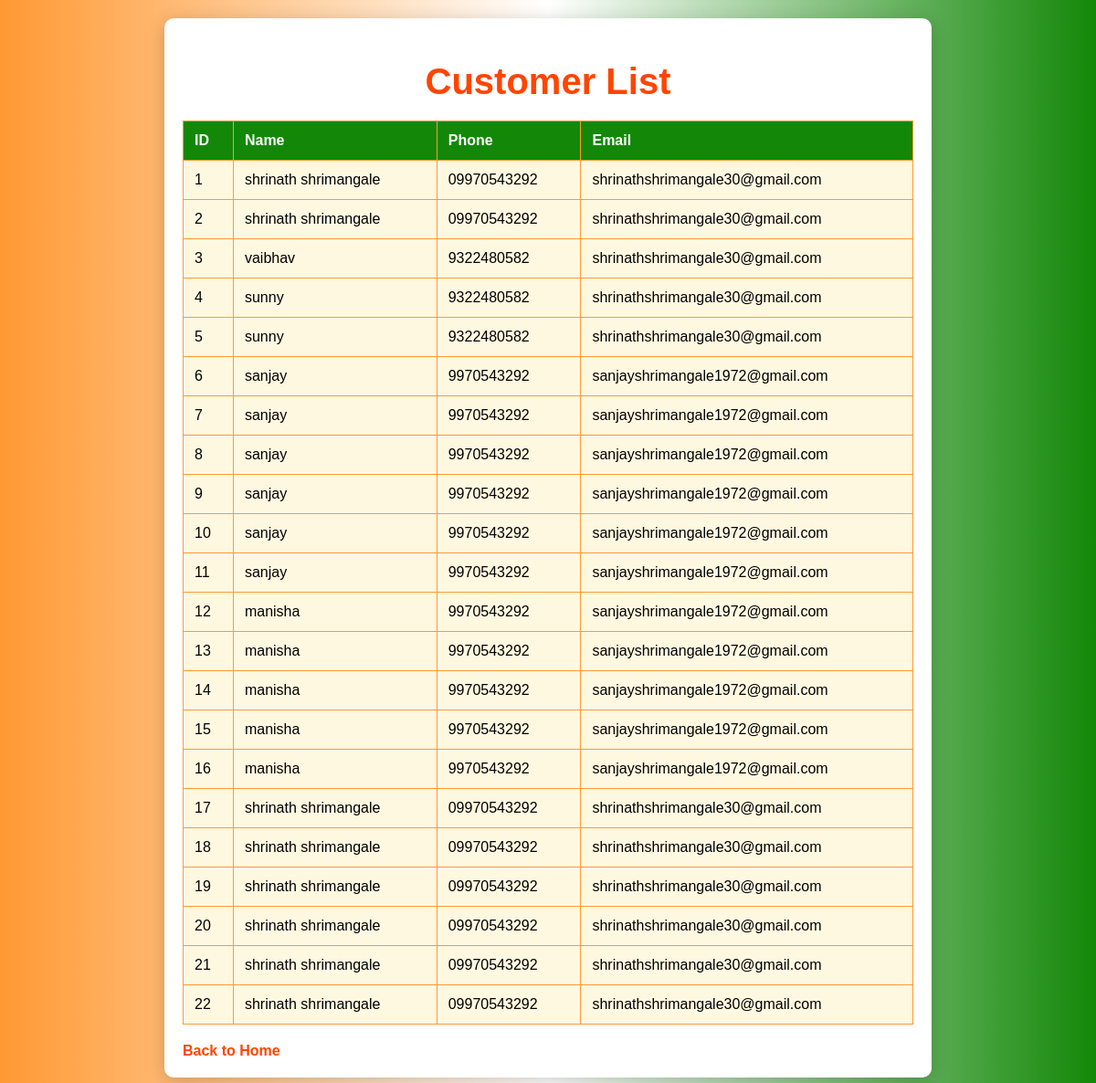
The page /customers on the database as committed earlier.
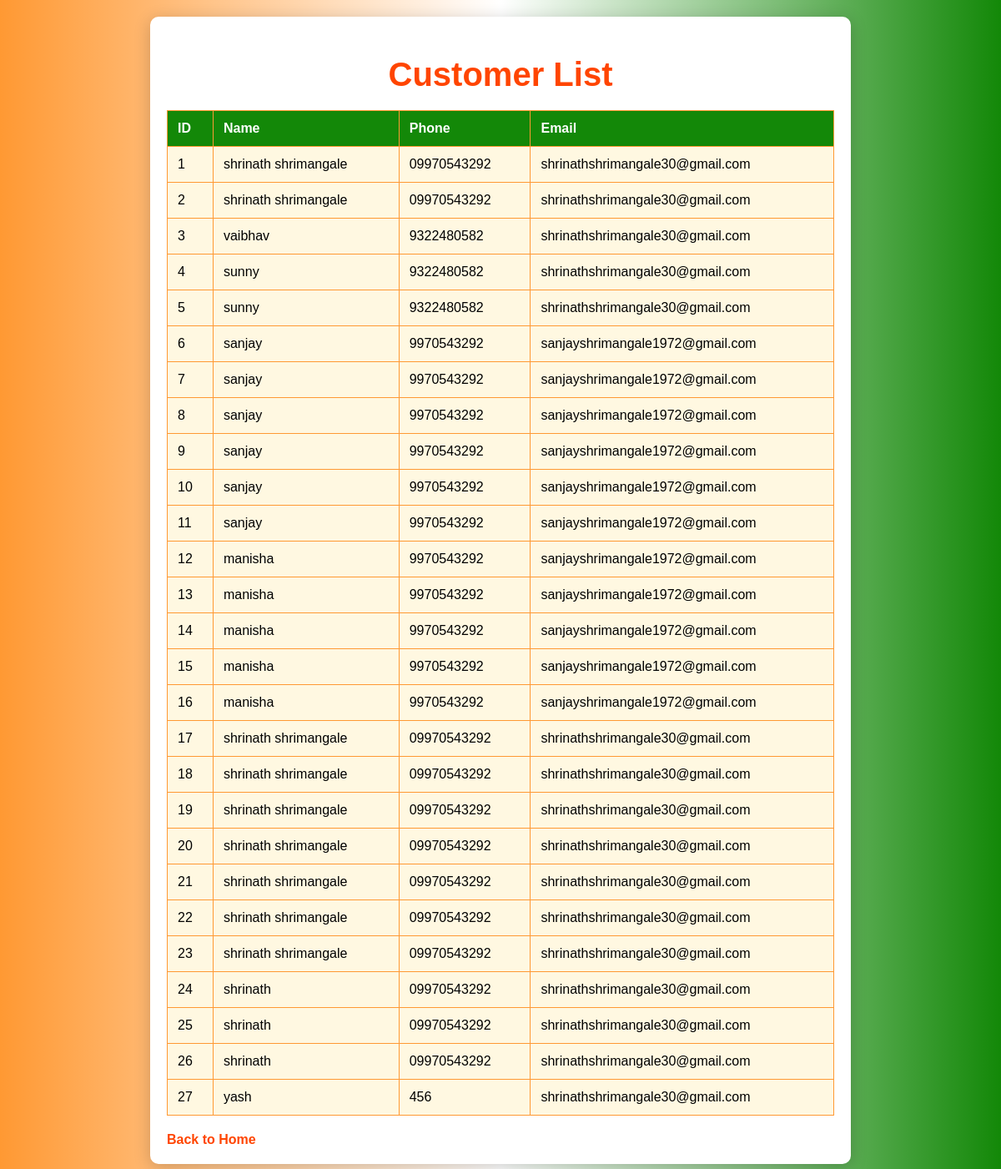
The same page on the database as committed later.
### tables this page shows
CREATE TABLE customers
                 (id INTEGER PRIMARY KEY AUTOINCREMENT, name TEXT, phone TEXT, email TEXT);

### app.py (the view)
@app.route('/customers')
def customers():
    conn = sqlite3.connect('database.db')
    c = conn.cursor()
    c.execute("SELECT * FROM customers")
    customers = c.fetchall()
    conn.close()
    return render_template('customers.html', customers=customers)

### templates/customers.html (shortened to what this page needs)
<!DOCTYPE html>
<html lang="en">
<head>
    <link rel="stylesheet" href="/static/css/style.css">
</head>
<body>
    <div class="container">
        <h1>Customer List</h1>
        <table>
            <tr>
                <th>ID</th>
                <th>Name</th>
                <th>Phone</th>
                <th>Email</th>
            </tr>
            {% for customer in customers %}
                <tr>
                    <td>{{ customer[0] }}</td>
                    <td>{{ customer[1] }}</td>
                    <td>{{ customer[2] }}</td>
                    <td>{{ customer[3] }}</td>
                </tr>
            {% endfor %}
        </table>
        <a href="/">Back to Home</a>
    </div>
</body>
</html>

### static/css/style.css (style rules this page uses)
body { font-family: 'Arial', sans-serif; background: linear-gradient(to right, #ff9933, #ffffff, #138808); margin: 0; padding: 20px; }
.container { max-width: 800px; margin: 0 auto; background: #ffffff; padding: 20px; border-radius: 10px; box-shadow: 0 4px 20px rgba(0, 0, 0, 0.2); }
h1 { color: #ff4500; text-align: center; font-size: 2.5em; margin-bottom: 20px; }
table { width: 100%; border-collapse: collapse; margin-top: 20px; }
th, td { padding: 12px; border: 1px solid #ff9933; text-align: left; }
th { background-color: #138808; color: white; }
td { background-color: #fff8e1; }
a { display: inline-block; margin-top: 20px; color: #ff4500; text-decoration: none; font-weight: bold; }

Rows that differ between the two databases and show on the page:
added customers: id "23", name "shrinath shrimangale", phone "09970543292", email "shrinathshrimangale30@gmail.com"
added customers: id "24", name "shrinath", phone "09970543292", email "shrinathshrimangale30@gmail.com"
added customers: id "25", name "shrinath", phone "09970543292", email "shrinathshrimangale30@gmail.com"
added customers: id "26", name "shrinath", phone "09970543292", email "shrinathshrimangale30@gmail.com"
added customers: id "27", name "yash", phone "456", email "shrinathshrimangale30@gmail.com"
